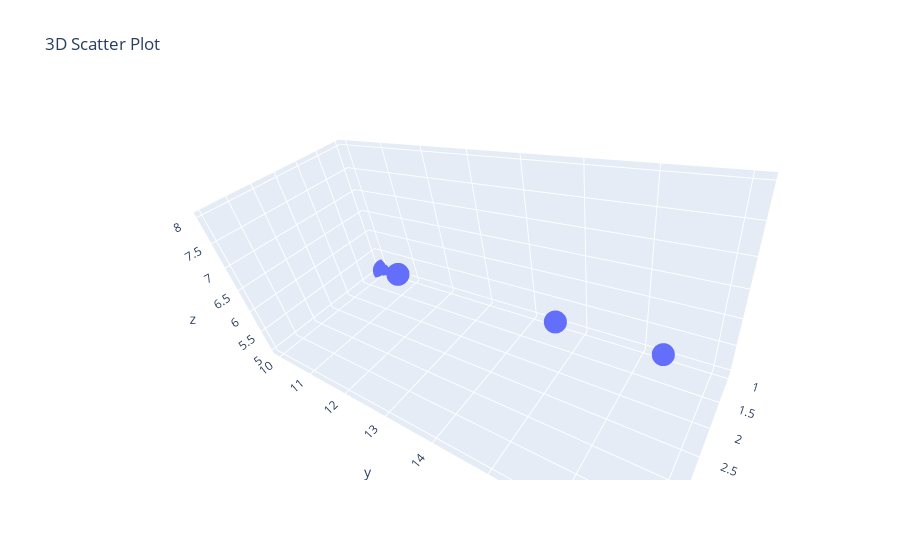

Here is the notebook cell this chart was saved with:
### Code cell
# Question No -13

import plotly.express as px
import pandas as pd

# Sample data
df = pd.DataFrame({
    'x': [1, 2, 3, 4],
    'y': [10, 15, 13, 17],
    'z': [5, 6, 7, 8]
})

# Create 3D scatter plot
fig = px.scatter_3d(df, x='x', y='y', z='z', title='3D Scatter Plot')
fig.show()

### Figure 1 — Plotly figure (JSON) as saved in the notebook; plotly's stock layout.template omitted (floating-point values rounded to 4 significant figures)
{"data": [{"hovertemplate": "x=%{x}<br>y=%{y}<br>z=%{z}<extra></extra>", "legendgroup": "", "marker": {"color": "#636efa", "symbol": "circle"}, "mode": "markers", "name": "", "scene": "scene", "showlegend": false, "type": "scatter3d", "x": [1, 2, 3, 4], "y": [10, 15, 13, 17], "z": [5, 6, 7, 8]}], "layout": {"autosize": true, "legend": {"tracegroupgap": 0}, "scene": {"aspectmode": "auto", "aspectratio": {"x": 0.7539, "y": 1.759, "z": 0.7539}, "camera": {"center": {"x": 0, "y": 0, "z": 0}, "eye": {"x": 0.9724, "y": 0.9724, "z": 0.9724}, "projection": {"type": "perspective"}, "up": {"x": -0.1228, "y": 0.1404, "z": 0.9825}}, "domain": {"x": [0, 1], "y": [0, 1]}, "xaxis": {"title": {"text": "x"}, "type": "linear"}, "yaxis": {"title": {"text": "y"}, "type": "linear"}, "zaxis": {"title": {"text": "z"}, "type": "linear"}}, "title": {"text": "3D Scatter Plot"}}}
